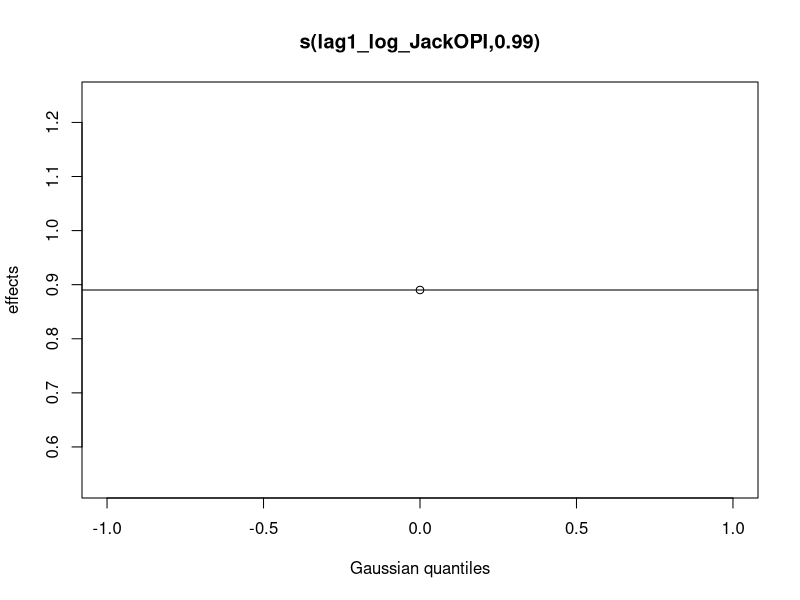
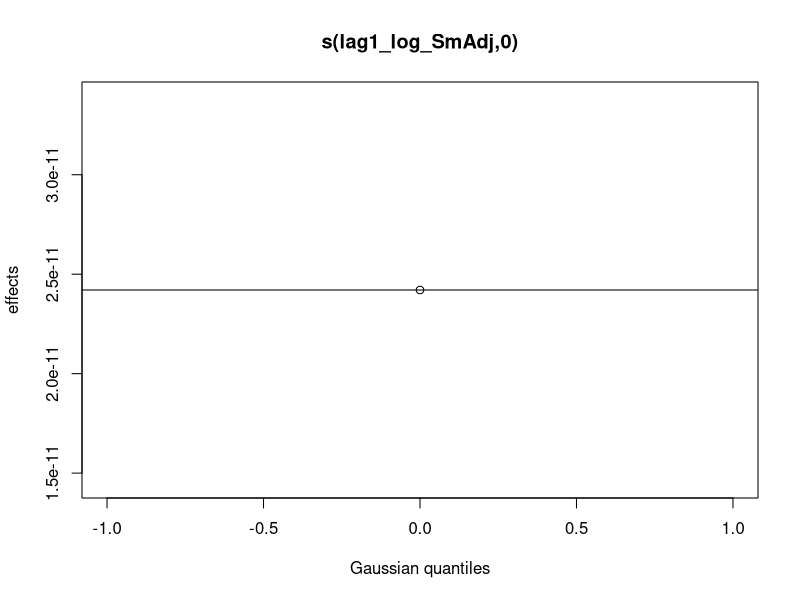
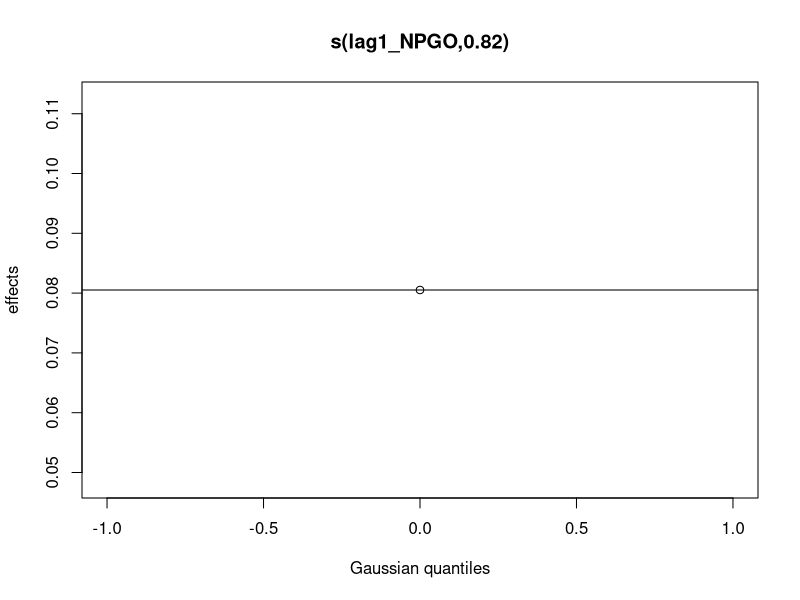
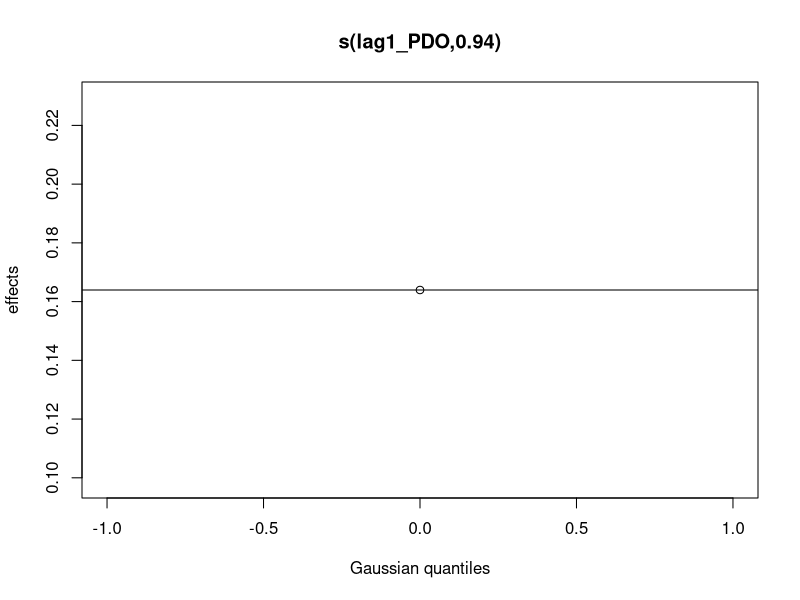
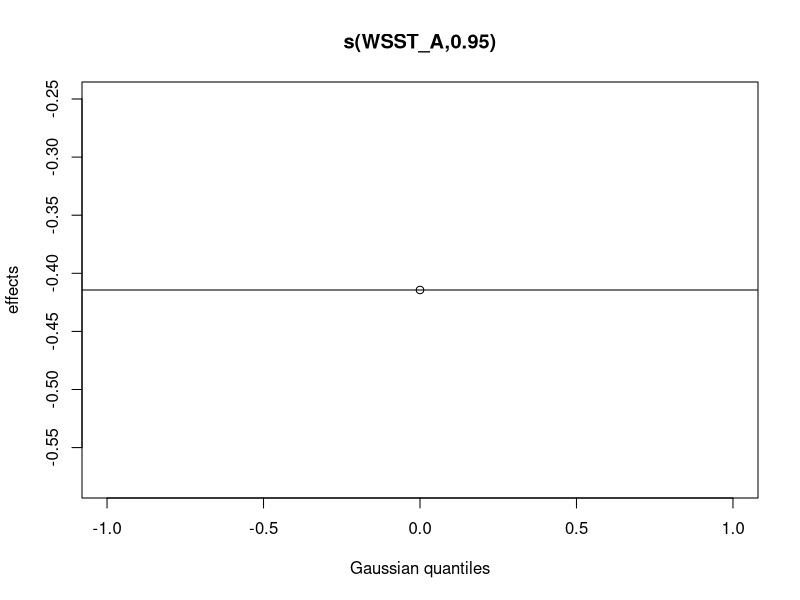
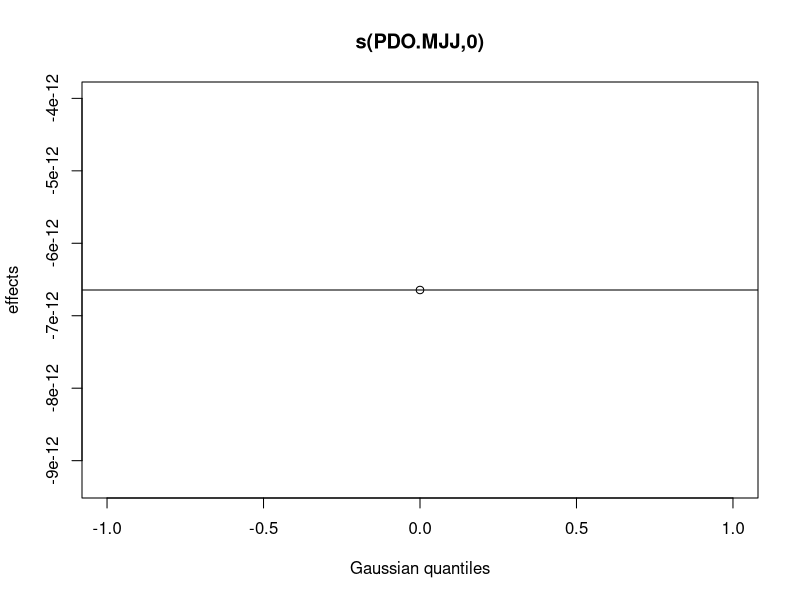
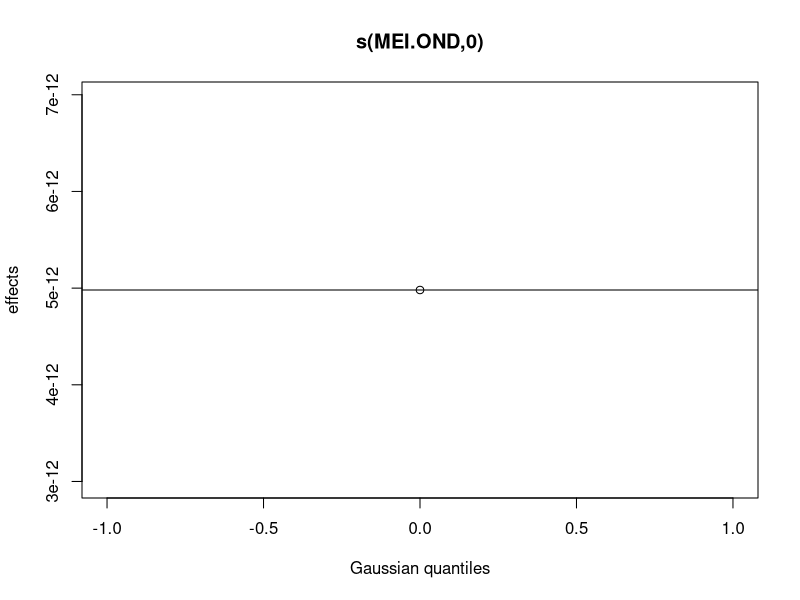
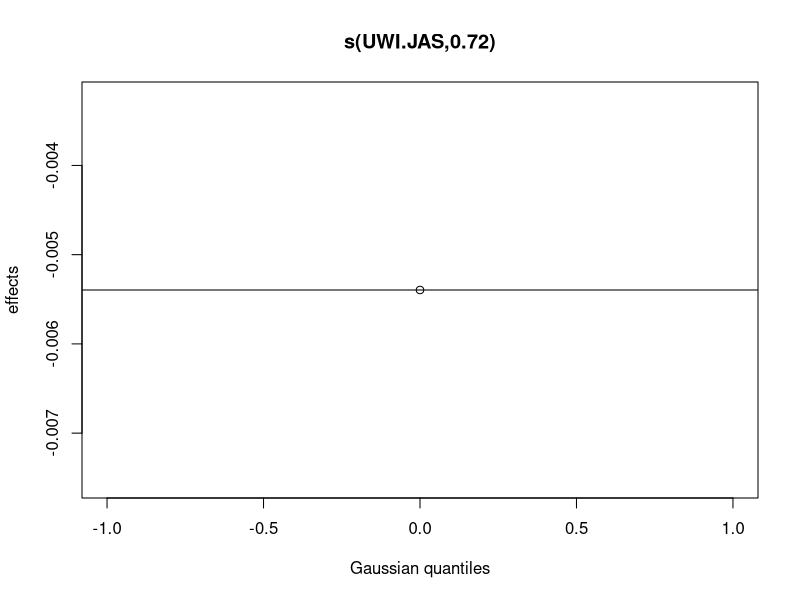

The R script that drew these images, in order:
library(tidyverse)
#load data
dat<-read_csv("data/dat.csv")



#This is the model that we would you, fitted to the full data set
##this is the equivalent of ridge regression
mod<-mgcv::gam(log(abundance)~#s(year)+
                 s(lag1_log_JackOPI,bs="re")+ #this puts at L2 penalty on the coefficient
                 s(lag1_log_SmAdj,bs="re")+
               s(lag1_NPGO,bs="re")+
               s(lag1_PDO,bs="re")+
              s(WSST_A,bs="re")+
              s(PDO.MJJ,bs="re")+
              s(MEI.OND,bs="re")+
              s(UWI.JAS,bs="re")+
              s(SST.AMJ,bs="re")+
              s(SSH.AMJ,bs="re")+
                s(UWI.SON,bs="re")
              ,data=dat)

#you can see that several of the coefficients shrink to essentially 0
plot(mod)


summary(mod)

# evaluation years
leave<-15
#sliding window of fitting length
slide<-30
#rows of data
max_yr<-nrow(dat)

library(mgcv)
out<-numeric((leave+1))#vector to hold forecasts
for(i in 0:leave){
  
  #this is the version with no ARMA. Can use the mgcv:gamm function to add ARMA errors, but was having some convergence issues
  mod<-mgcv::gam(log(abundance)~
                   s(lag1_log_JackOPI,bs="re")+
                   s(lag1_log_SmAdj,bs="re")+
                   s(lag1_NPGO,bs="re")+
                   s(lag1_PDO,bs="re")+
                   s(WSST_A,bs="re")+
                   s(PDO.MJJ,bs="re")+
                   s(MEI.OND,bs="re")+
                   s(UWI.JAS,bs="re")+
                   s(SST.AMJ,bs="re")+
                   s(UWI.SON,bs="re"),
                  # ,select=T,
                  # control=list(
                  #   maxIter=100,
                  #   tolerance=1e-6),
                 # correlation=corAR1(),
                 data=dat[seq(from=max(1,max_yr+i-(slide+leave)),length.out=slide),])
                 # data=dat[seq(from=1,to=max_yr+i-(leave+1),by=1),])
  
  pred=exp(predict(mod,newdata=dat[max_yr-leave+i,]))
  out[i+1]<-pred
}

#obs vs fitted
plot(abundance~year,data=dat[(54-15):54,],type="p",pch=19,col="black",ylim=c(0,2000))
points(2008:2023,out,type="o",col="red",pch=19)

#MAPE
mean((abs(dat$abundance[(54-15):54]-out)/out),na.rm=T)
#RMSE
sqrt(mean(((dat$abundance[(54-15):54]-out)^2),na.rm=T))

